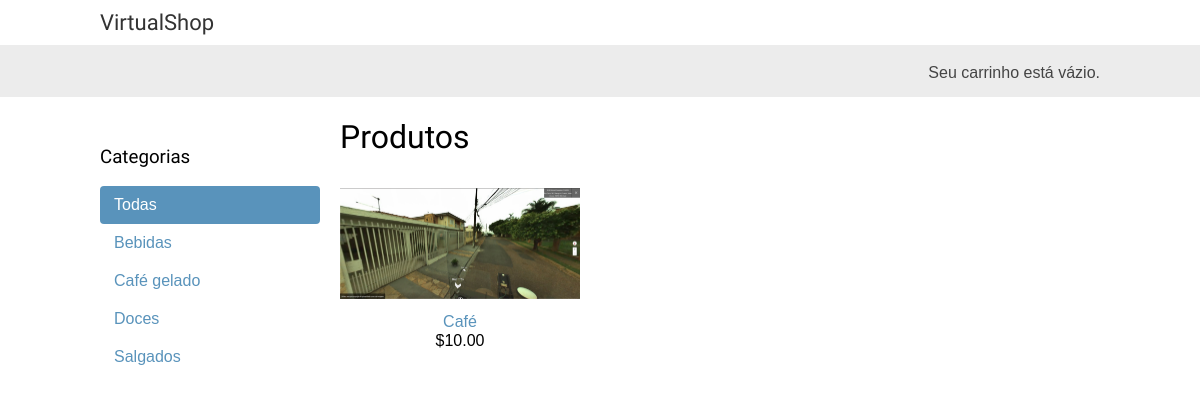
The app's page /, older data.
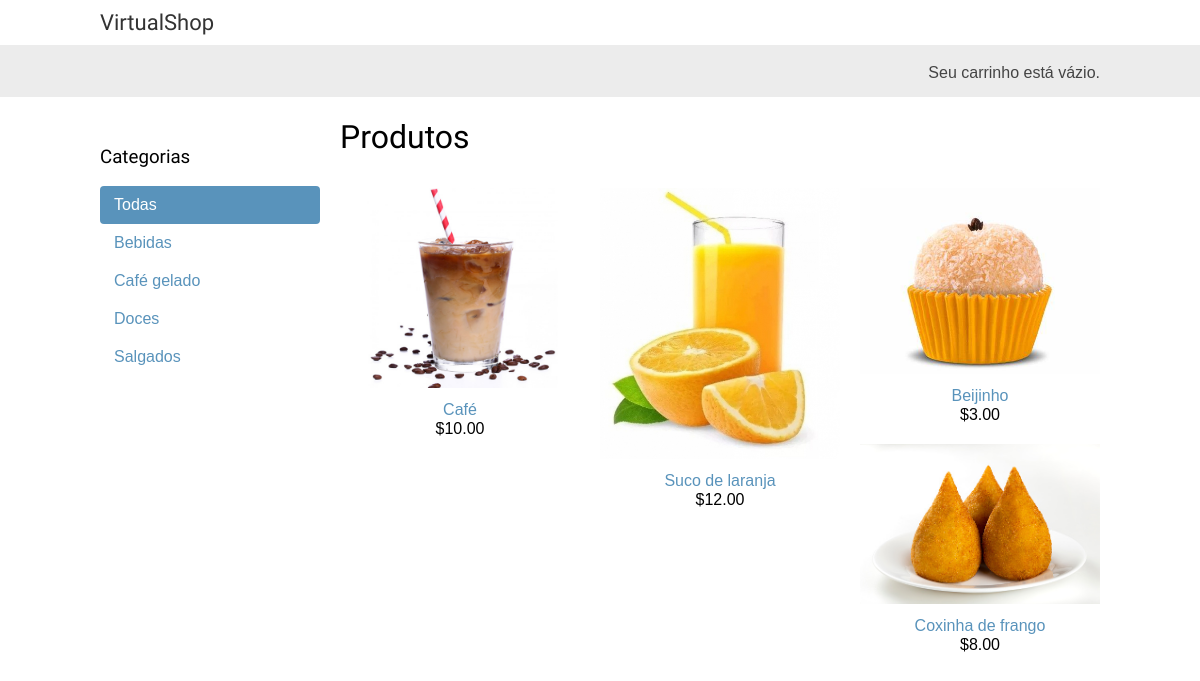
The same page, newer data.
### shop/models.py (models this page shows, shortened)
class Categoria(models.Model):
    nome = models.CharField(max_length=200)
    slug = models.SlugField(max_length=200, unique=True)
    class Meta:
        ordering = ['nome']
        indexes = [
            models.Index(fields=['nome']),
        ]
        verbose_name = 'categoria'
        verbose_name_plural = 'categorias'
    def get_absolute_url(self):
        return reverse(
            'shop:produto_list_por_categoria', args=[self.slug]
        )

class Produto(models.Model):
    categoria = models.ForeignKey(
        Categoria,
        related_name='produtos',
        on_delete=models.CASCADE
    )
    nome = models.CharField(max_length=200)
    slug = models.SlugField(max_length=200)
    imagem = models.ImageField(upload_to='produtos/%Y/%m/%d',blank=True)
    descricao = models.TextField(blank=True)
    preco = models.DecimalField(max_digits=10,decimal_places=2)
    disponivel = models.BooleanField(default=True)
    criado = models.DateTimeField(auto_now_add=True)
    atualizado = models.DateTimeField(auto_now=True)
    def get_absolute_url(self):
        return reverse('shop:produto_detalhe', args=[self.id, self.slug])

### shop/views.py (the view)
# urls.py: path('', views.produto_list, name='produto_list'),
def produto_list(request, categoria_slug=None):
    categoria = None
    categorias = Categoria.objects.all()
    produtos = Produto.objects.filter(disponivel=True)
    if categoria_slug:
        categoria = get_object_or_404(Categoria, slug = categoria_slug)
        produtos = produtos.filter(categoria = categoria)
    return render(
        request,
        'shop/produto/list.html',
        {
            'categoria': categoria,
            'categorias': categorias,
            'produtos': produtos
        }
    )

### shop/templates/shop/produto/list.html (shortened to what this page needs)
{% extends "shop/base.html" %}
{% load static %}
{% block content %}
<div id='sidebar'>
  <h3>Categorias</h3>
  <ul>
    <li {% if not categoria %} class="selected" {% endif %}>
      <a href="{% url 'shop:produto_list' %}">Todas</a>
    </li>
    {% for c in categorias %}
    <li {% if categoria.slug is c.slug %} class="selected" {% endif %}>
      <a href="{{ c.get_absolute_url }}">{{ c.nome }}</a>
    </li>
    {% endfor %}
  </ul>
</div>
<div id="main" class="product-list">
  <h1>{% if categoria %}{{ categoria.nome }}{% else %}Produtos{% endif %}</h1>
  {% for produto in produtos %}
  <div class="item">
    <a href="{{ produto.get_absolute_url }}">
      <img src="{% if produto.imagem %}{{ produto.imagem.url }}{% else %}{% static " img/no_image.png" %}{% endif %}">
    </a>
    <a href="{{ produto.get_absolute_url }}">{{ produto.nome }}</a>
    <br>
    ${{ produto.preco }}
  </div>
  {% endfor %}
</div>
{% endblock %}

### shop/templates/shop/base.html (shortened to what this page needs)
{% load static %}
<!DOCTYPE html>
<html>
<head>
  <link href="{% static 'css/base.css' %}" rel="stylesheet">
</head>
<body>
  <div id="header">
    <a href="/" class="logo">VirtualShop</a>
  </div>
  <div id="subheader">
    <div class="cart">
      {% with total_items=cart|length %}
      {% if total_items > 0 %}
      Seu carrinho:
      <a href="{% url 'cart:cart_detail' %}">
        {{ total_items }} item{{ total_items|pluralize }},
        ${{ cart.get_total_price }}
      </a>
      {% elif not order %}
      Seu carrinho está vázio.
      {% endif %}
      {% endwith %}
    </div>
  </div>
  <div id="content">
    {% block content %}
    {% endblock %}
  </div>
</body>
</html>

### shop/static/css/base.css (style rules this page uses)
body { margin:0; padding:0; font-family:helvetica, sans-serif; }
h1, h2, h3, h4, h5 , h6 { font-family: 'Ubuntu', sans-serif; font-weight:normal; }
a { text-decoration:none; color:#5993bb; }
#header { padding:10px 100px; font-size:18px; overflow:auto; }
#subheader { background:#ececec; color:#444; padding:15px 100px; overflow:auto; }
#header .logo { font-family: 'Ubuntu', sans-serif; float:left; color:#333; font-size:22px; margin-right:10%; }
#subheader .cart { float:right; padding-top:4px; }
#content { padding:0 100px; overflow:hidden; }
#sidebar { width:220px; padding:30px 20px 0 0; float:left; }
#sidebar ul { margin:0; padding:0; }
#sidebar ul li { margin:0; list-style:none; padding:10px 14px; }
#sidebar ul li a { display:block; }
#sidebar ul li.selected { background:#5993bb; border-radius:4px; }
#sidebar ul li.selected a { color:#fff; }
#main { float:left; width: 96%; margin-right:-220px; overflow:hidden; }
.product-list .item { width:25%; padding:10px 20px 10px 0; float:left; text-align:center; line-height:1.2; }
.product-list .item img { width:100%; margin-bottom:8px; }

Row changes from the older to the newer data that the page shows:
changed Produto "Café": imagem: a different picture
added Produto: imagem (picture), nome "Suco de laranja", preco "12.00"
added Produto: imagem (picture), nome "Beijinho", preco "3.00"
added Produto: imagem (picture), nome "Coxinha de frango", preco "8.00"
